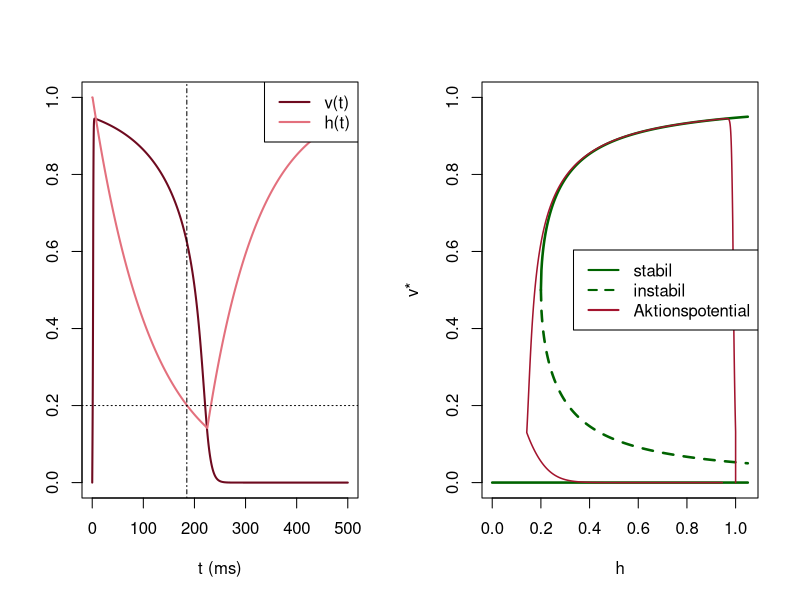

This figure's R source:
# Abb. 3.24: Aktionspotential des Mitchell-Schaeffer-Modells (Buch, Abschnitt 3.5, Gl. 3.29 und 3.30)
# Reiz bei t = 0; links v(t) und h(t), rechts stationäre Zustände von v in Abhängigkeit von h und der Weg des Aktionspotentials
# (c) 2026 Philipp Kügler · Programm zum Buch „Dynamische Systeme in den Lebenswissenschaften“ · MIT-Lizenz (siehe LICENSE)
tin <- 0.3; tout <- 6; topen <- 100; tclose <- 115; vgate <- 0.13   # Parameter in ms
hc <- 4 * tin / tout

simuliere <- function(T, reize, J = 0.2, dauer = 2, dt = 0.01, h_fest = FALSE) {
  # Euler-Verfahren für das Mitchell-Schaeffer-Modell; Reizstrom J für 'dauer' ms ab jedem Zeitpunkt in 'reize'
  N <- round(T / dt); t <- dt * (0:N)
  Jt <- numeric(N + 1)
  for (s in reize) Jt[t >= s - 1e-9 & t < s + dauer - 1e-9] <- J
  v <- numeric(N + 1); h <- rep(1, N + 1)
  for (n in 1:N) {
    dv <- h[n] * v[n]^2 * (1 - v[n]) / tin - v[n] / tout + Jt[n]
    dh <- if (h_fest) 0 else if (v[n] < vgate) (1 - h[n]) / topen else -h[n] / tclose
    v[n + 1] <- v[n] + dt * dv; h[n + 1] <- h[n] + dt * dh
  }
  list(t = t, v = v, h = h)
}
durchgaenge <- function(t, v, schwelle = 0.1) t[which(diff(sign(v - schwelle)) != 0)]   # Beginn und Ende der Aktionspotentiale

x <- simuliere(500, 0)
d <- durchgaenge(x$t, x$v); apd <- d[2] - d[1]
tf <- tclose * log(1 / hc)
cat(sprintf("APD = %.1f ms,  h = h_c nach tclose ln(1/h_c) = %.1f ms\n", apd, tf))
par(mfrow = c(1, 2))
plot(x$t, x$v, type = "l", col = rgb(0.43, 0.04, 0.12), lwd = 2, ylim = c(0, 1), xlab = "t (ms)", ylab = "")
lines(x$t, x$h, col = rgb(0.89, 0.44, 0.49), lwd = 2)
abline(h = hc, lty = 3); abline(v = tf, lty = 4)
legend("topright", legend = c("v(t)", "h(t)"), col = c(rgb(0.43, 0.04, 0.12), rgb(0.89, 0.44, 0.49)), lwd = 2)
gruen <- rgb(0, 0.39, 0)
H <- seq(hc, 1.05, length.out = 400); W <- sqrt(1 - hc / H)
plot(H, (1 + W) / 2, type = "l", col = gruen, lwd = 2.5, xlim = c(0, 1.05), ylim = c(0, 1), xlab = "h", ylab = "v*")
lines(H, (1 - W) / 2, lty = 2, col = gruen, lwd = 2.5); lines(c(0, 1.05), c(0, 0), col = gruen, lwd = 2.5)
lines(x$h, x$v, col = rgb(0.64, 0.08, 0.18), lwd = 1.5)
legend("right", legend = c("stabil", "instabil", "Aktionspotential"), col = c(gruen, gruen, rgb(0.64, 0.08, 0.18)), lty = c(1, 2, 1), lwd = 2)
